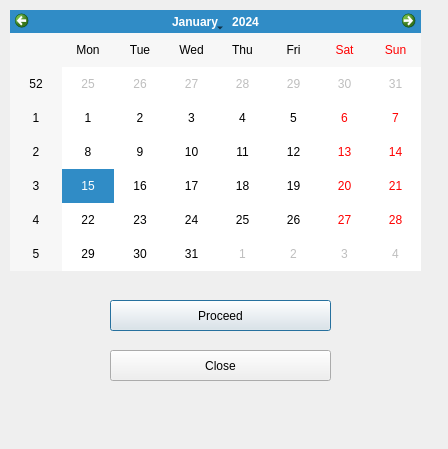
<?xml version="1.0" encoding="UTF-8"?>
<ui version="4.0">
 <class>Dialog</class>
 <widget class="QDialog" name="Dialog">
  <property name="geometry">
   <rect>
    <x>0</x>
    <y>0</y>
    <width>448</width>
    <height>449</height>
   </rect>
  </property>
  <property name="windowTitle">
   <string>Dialog</string>
  </property>
  <widget class="QCalendarWidget" name="booking_calendar">
   <property name="geometry">
    <rect>
     <x>10</x>
     <y>10</y>
     <width>411</width>
     <height>261</height>
    </rect>
   </property>
  </widget>
  <widget class="QPushButton" name="proceed">
   <property name="geometry">
    <rect>
     <x>110</x>
     <y>300</y>
     <width>221</width>
     <height>31</height>
    </rect>
   </property>
   <property name="text">
    <string>Proceed</string>
   </property>
  </widget>
  <widget class="QPushButton" name="close_c">
   <property name="geometry">
    <rect>
     <x>110</x>
     <y>350</y>
     <width>221</width>
     <height>31</height>
    </rect>
   </property>
   <property name="text">
    <string>Close</string>
   </property>
  </widget>
 </widget>
 <resources/>
 <connections/>
</ui>
